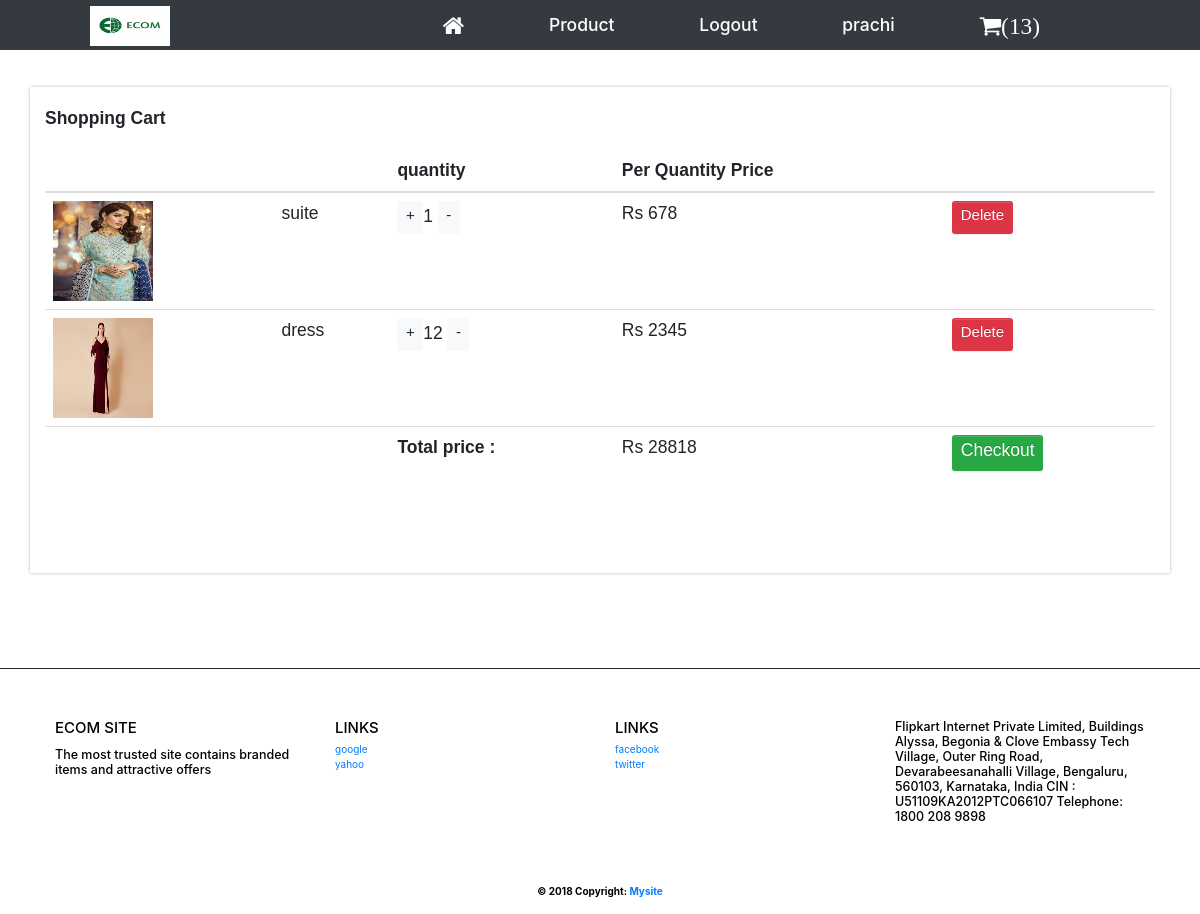
The app's page /show_cart/ (signed in) with its own data.
### user/models.py (models this page shows, shortened)
class cart(models.Model):
    CHOICES = (('initial', 'int'), ('cod', 'cod'), ('payment_done', 'payment_done'),('delievered', 'delieverd'))
    name = models.ForeignKey(User, on_delete=models.CASCADE)
    item = models.ForeignKey(data, on_delete=models.CASCADE)
    quantity = models.IntegerField(default=1)
    status=models.CharField(max_length=100, choices=CHOICES, default='int')

class data(models.Model):
    vendor_name = models.ForeignKey(User, on_delete=models.CASCADE)
    name = models.CharField(max_length=400)
    price = models.IntegerField()
    img = models.ImageField(upload_to='images/')

### user/views.py (the view)
# urls.py: url(r'^show_cart/$', views.show_cart, name='show_cart'),
@login_required(login_url='user_login')
def show_cart(request, template_name='user/list.html'):
    post = cart.objects.filter(name=request.user,status='int')
    list = {}
    post_count = cart.objects.filter(name=request.user, status='int')
    a = 0
    list['a_count'] = post_count
    for value in list['a_count']:
        a = a + value.quantity
    list['count'] = a
    list['object_list'] = post
    a=0
    for post in list['object_list']:
        a=a+post.item.price*post.quantity
        print(post.id)
    print(a)
    list['total']=a
    return render(request, template_name, list)

### user/templates/user/list.html (shortened to what this page needs)
{% extends "user/product_base.html" %}
 {% block content %}
<div class="container">
    <br><strong>Shopping Cart </strong>
<br><br>
    <table class="table">
          <thead>
      <tr>
        <th></th>
        <th></th>
<th>quantity</th>
        <th>Per Quantity Price</th>
          <th></th>
      </tr>
    </thead>
        <tbody>
         {% if count > 0 %}
        {% for post in object_list %}
        <tr>
            <td ><a href="{% url 'all' post.item.id %}">
                <img src="{{ post.item.img.url }}" style="width:100px; height: 100px;" ></a></td>
            <td >{{post.item.name}}</td>
            <td>
             <a href="{% url 'update_cart' post.id %}" class="btn btn-light"><h4>+</h4></a>{{post.quantity}}
                         <a href="{% url 'decrease_cart' post.id %}" class="btn btn-light"><h4>-</h4></a></td>
                        <td >Rs {{post.item.price}}</td>
            <td><a href="{% url 'delete_cart' post.id %}" class="btn btn-danger"><h4>Delete</h4></a></td>
        </tr>
         {% endfor %}
        <tr>
            <td></td><td><td><strong>Total price :</strong></td>
            <td>Rs {{total}}</td>
            <td><a href="{% url 'order' %}" class="btn btn-success" ><h3>Checkout</h3></a></td></tr>
        </tbody>
</table><br><br><br><br>
{% else %}
    <h3>Your Cart is empty</h3>
{% endif %}
{% endblock %}</div>

### user/templates/user/product_base.html (shortened to what this page needs)
{% load static %}
<!DOCTYPE html>
<html>
  <head>
            <link rel="stylesheet" href="https://maxcdn.bootstrapcdn.com/bootstrap/3.3.4/css/bootstrap.min.css">
<link rel="stylesheet" href="https://maxcdn.bootstrapcdn.com/bootstrap/3.3.4/css/bootstrap-theme.min.css">
    <link rel="stylesheet" href="https://stackpath.bootstrapcdn.com/font-awesome/4.7.0/css/font-awesome.min.css">
</head>
  <body>
    <link rel="stylesheet" href="https://maxcdn.bootstrapcdn.com/bootstrap/3.3.7/css/bootstrap.min.css">
<h3>
      <nav class="navbar-fixed-top bg-dark"  style="width:100%;height:50px ; padding-right:90px;padding-left:90px; Line-height: 50px; ">
        <img src="{% static './user/img/ecom.png' %}" width="80" height="40" >
        <ul>
          <li><a style="text-decoration:none" href="{% url 'index' %}"><i class="fa fa-home fa-lg" aria-hidden="true"></i></a></li>
              <li><a style="text-decoration:none" href="{% url 'show' %}">Product</a></li>
                    {% if user.is_authenticated %}
<li><a style="text-decoration:none" href="{% url 'logout' %}">Logout</a></li>
              <li><a style="text-decoration:none" href="{% url 'list' %}" style="color :black">{{ user.username }}</a></li>
          <li><a style="text-decoration:none" href="{% url 'show_cart' %}"><i class="fa fa-shopping-cart fa-lg " aria-hidden="true">({{count}})</i></a></li>
            {% else %} <li><a style="text-decoration:none" href="{% url 'register' %}">Register</a></li>
           <li><a style="text-decoration:none" href="{% url 'user_login' %}">Login  </a></li>
{% endif %}
    </ul></nav>
   <br><br><br>
<link rel="stylesheet" href="https://maxcdn.bootstrapcdn.com/bootstrap/4.3.1/css/bootstrap.min.css">
 {% block content %}
    {% endblock %}
</h3>
     <br><br><br><br><br><br>
<footer class="page-footer font-small blue pt-4" style="border-top:  1px solid ">
  <div class="nav-link">
  <div class="container-fluid text-center text-md-left">
    <div class="row">
      <div class="col-md-3 mt-md-0 mt-3">
        <h4 class="text-uppercase">ecom site</h4>
        <p><h5>The most trusted site contains branded items and attractive offers</h5></p>
      </div>
      <div class="col-md-3 mb-md-0 mb-3">
        <h4 class="text-uppercase">Links</h4>
        <ul class="list-unstyled">
          <li>
            <a href="#!">google</a>
          </li>
          <li>
            <a href="#!">yahoo</a>
          </li>
        </ul>
      </div>
      <div class="col-md-3 mb-md-0 mb-3">
        <h4 class="text-uppercase">Links</h4>
        <ul class="list-unstyled">
          <li>
            <a href="#!">facebook</a>
          </li>
          <li>
            <a href="#!">twitter</a>
          </li>
        </ul>
      </div>
      <div class="col-md-3 mb-md-0 mb-3">
      <h5>Flipkart Internet Private Limited,
          Buildings Alyssa, Begonia &
        Clove Embassy Tech Village,
        Outer Ring Road, Devarabeesanahalli Village,
        Bengaluru, 560103,
        Karnataka, India
        CIN : U51109KA2012PTC066107
        Telephone: 1800 208 9898</h5>
      </div>
    </div>
  </div>
  <strong><br>
  <div class="footer-copyright text-center py-3">© 2018 Copyright:
    <a href="http://127.0.0.1:8000/user/"> Mysite</a>
  </div></strong></div>
</footer>
  </body>
</html>

### user/templates/user/product_base.html (style rules this page uses)
nav ul li { list-style-type: none; display: inline-block; transition: 0.8s all; }
nav ul { float:right; margin-right:30px; }
nav ul li a { test-decoration: none; color:white; padding: 40px; }
.nav-link { color: black; }
.row { padding: 30px; }
.container { width:1300px; box-shadow: 0 0 3px 0 rgba(0,0,0,0.3); background: #fff; padding 20px; margin : 2% auto 0; text-align: left; font-family: sans-serif; }
body { font-family: sans-serif; }
.page-footer { bottom: 0; width: 100%; }

### records on screen
cart: item.img (picture), item.name "suite", quantity "1", item.price "678"
cart: item.img (picture), item.name "dress", quantity "12", item.price "2345"

### other values on screen
{{ user.username }} "prachi"
{{ count }} "13"
{{ total }} "28818"
